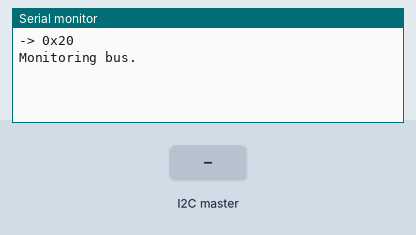
Bench run of a sketch on a simulated Arduino Uno, built with avr-gcc and run on an emulated ATmega328P. Parts: the last lines printed to the serial monitor. Inputs (shaded band) come from the test bench.

Above: at 1.4 s.
1.5 s: the I2C master sends the byte 1
At 1.9 s:
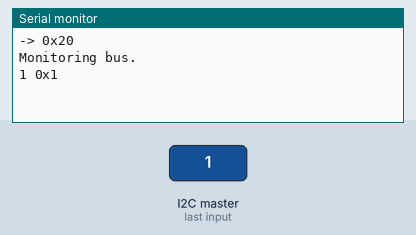
3.0 s: the I2C master sends the byte 90
At 4.2 s:
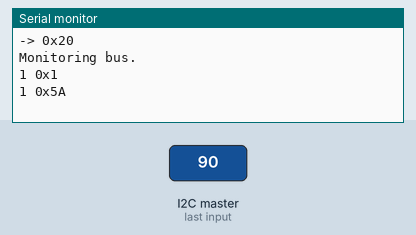
4.5 s: the I2C master sends the byte 200
At 5.4 s:
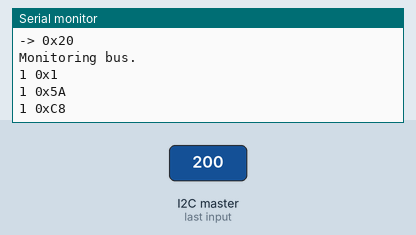

Measured:
- after the input at 1.5 s, the serial monitor: prints a new line at once (image 1)
- after the input at 3.0 s, the serial monitor: prints a new line at once (image 2)
- after the input at 4.5 s, the serial monitor: prints a new line at once (image 3)

The sketch:

monitor_bus_2.ino
```cpp
#include <Wire.h>

// Slave address;
#define SLAVE_ADRR 0x20
// 0b0000110, BCAST_ENABLE
// 0x60, BAROMETER

int count = 0;

void receivedByte(int num_bytes);
void receivedRequest(void);

void setup()
{
  Serial.begin(115200);
  Serial.print("-> 0x");
  Serial.println(SLAVE_ADRR, HEX);
  Wire.begin(SLAVE_ADRR);
  Wire.onReceive(receivedByte);
  Wire.onRequest(receivedRequest);
  Serial.println("Monitoring bus.");
  delay(200);

}

void loop()
{
}

void receivedByte(int num_bytes)
{
//  Serial.print("Number of bytes received: ");
  Serial.print(num_bytes);
  if (num_bytes > 0)
  {
    while(Wire.available())
    {
      Serial.print(" 0x");
      Serial.print(Wire.read(), HEX);
//    Wire.read();
    }
    Serial.println();
  }
  else
  {
    Serial.println();
  }
}

void receivedRequest(void)
{
  uint8_t info[2] = {0x0A, 0x0B};
  Serial.println(Wire.write(info, 2));

}
```
